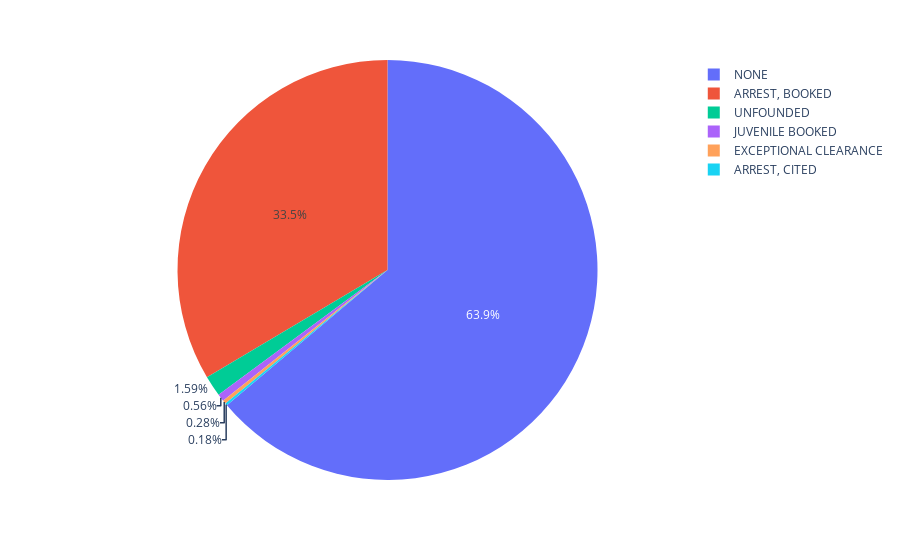

Notebook source saved alongside this figure:
### Code cell
Resolution_5 = df1.head(6)
px.pie(Resolution_5,'Resolution','Number')

### Figure 1 — Plotly figure (JSON) as saved in the notebook; plotly's stock layout.template omitted (floating-point values rounded to 4 significant figures)
{"data": [{"domain": {"x": [0, 1], "y": [0, 1]}, "hovertemplate": "Resolution=%{label}<br>Number=%{value}<extra></extra>", "labels": ["NONE", "ARREST, BOOKED", "UNFOUNDED", "JUVENILE BOOKED", "EXCEPTIONAL CLEARANCE", "ARREST, CITED"], "legendgroup": "", "name": "", "showlegend": true, "type": "pie", "values": [6390, 3356, 159, 56, 28, 18]}], "layout": {"legend": {"tracegroupgap": 0}, "margin": {"t": 60}}}
